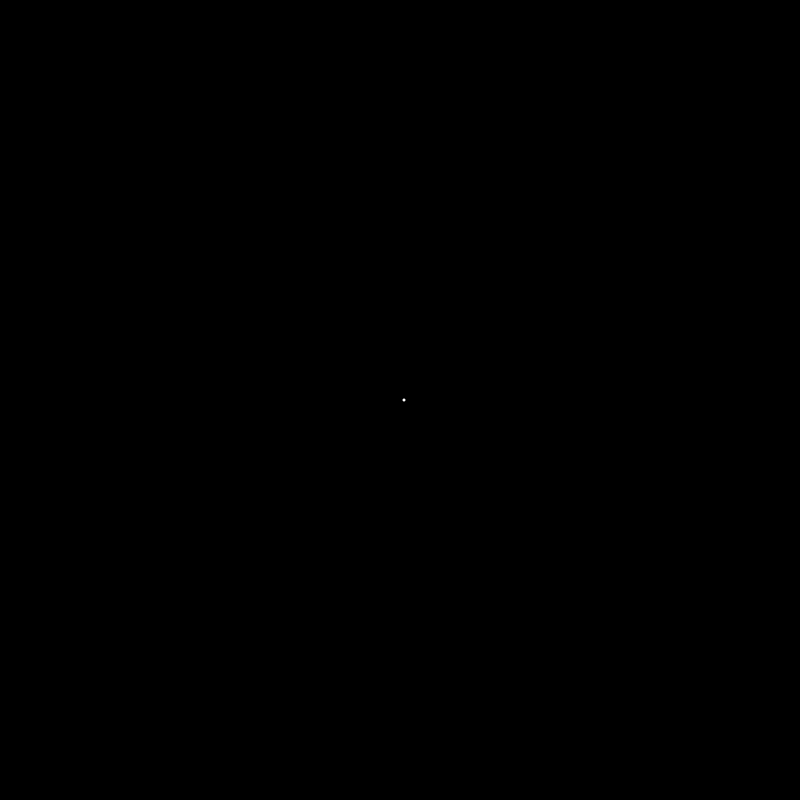
Frame 1 (no input)
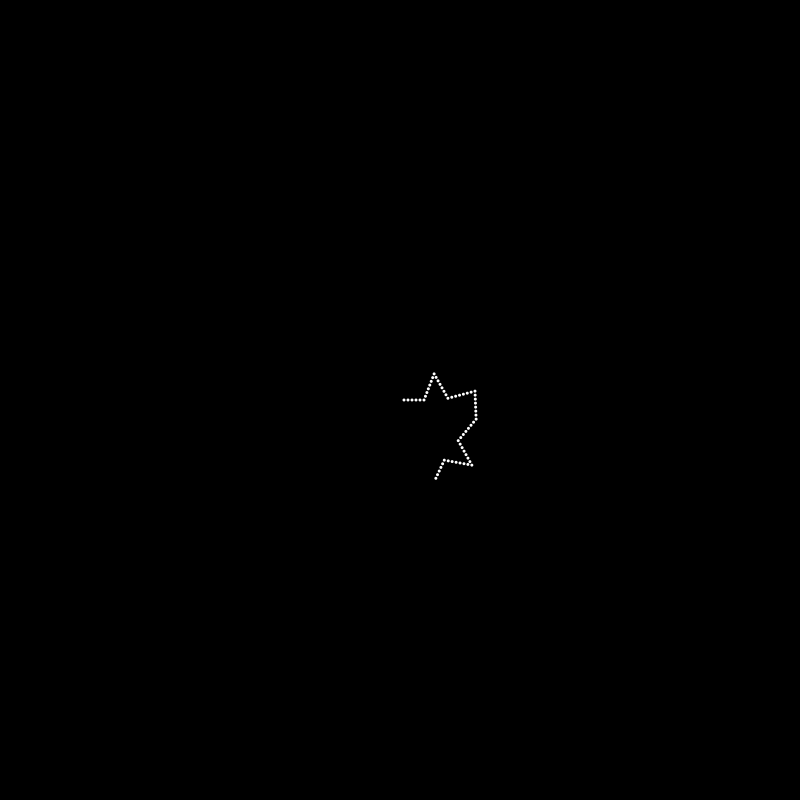
Frame 60 (the mouse pressed at the canvas centre just before this capture)
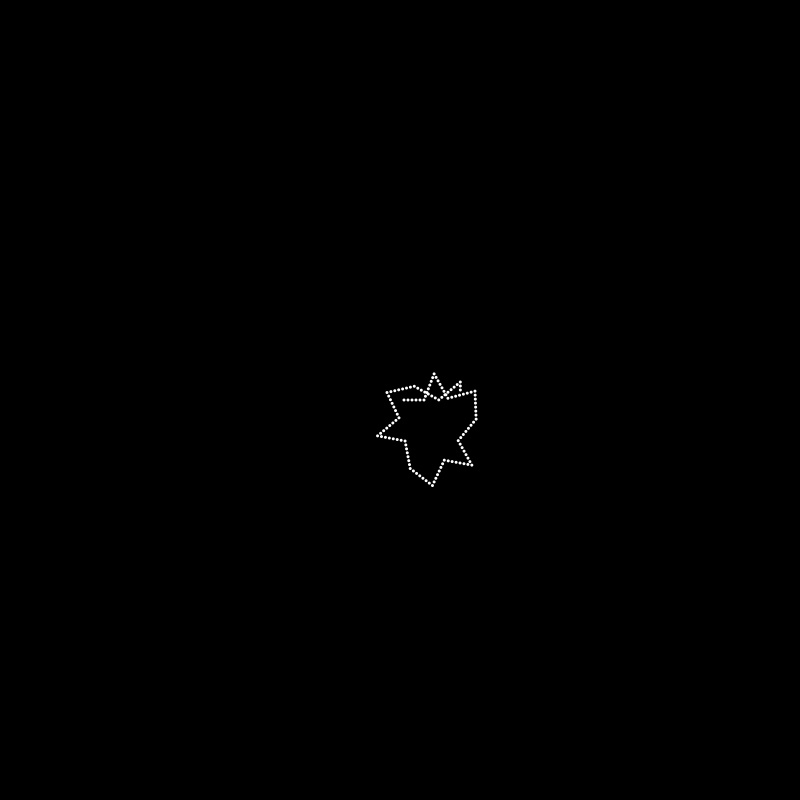
Frame 120 (the mouse held since frame 60 and released just before this capture)

The Processing sketch that drew these frames (run headless with seeded random() and noise(); from frame 60 on, the mouse is pressed at the canvas centre):

// Processing sketch: sketch_171201a
// ── sketch_171201a.pde
float a[];
float[] amt = new float[50];;
void setup()
{
  size(800,800);
  background(0);
  a = new float[]{width/2,height/2};
  for(int i = 0; i < amt.length; i++)
  {
    amt[i] = 2.5*random(-1,1);
  }
}

float nSin(float t)
{
  return (1+sin(t))/2;
}
float curRadian = 0;
void draw()
{
//  background(0);
//  fill(0,0,0,10);
//  rect(0,0,width,height);
  noStroke();
  fill(255);
  
  float tm = millis()/1000.f;
  
//  curRadian += .05*nSin(tm) + .03 * cos(2+tm*.8);
//  curRadian += ((frameCount)%100 == 0) ? 1 : 0;
//  curRadian += ((frameCount)%37 == 0) ? -.8 : 0;
//  
//  curRadian += ((frameCount)% 121 == 0) ? HALF_PI : 0;
//curRadian = modX(curRadian);

  
  curRadian = modZ(curRadian, amt,5,35);
//  curRadian = modZ(curRadian, amt,20);
  float motion[] ={cos(curRadian), sin(curRadian)};
  float spd = 4;
  motion[0]*=spd; motion[1]*=spd;
  
  a[0] += motion[0];  a[1] += motion[1];
  a[0] = (width *2+a[0]) % width;
  a[1] = (height*2+a[1]) % height;
  ellipse(a[0],a[1],3,3);  
}

float modX(float current)
{
  current += ((frameCount)%50 == 3) ? 1 : 0;
  current += ((frameCount)%50 == 16) ? 1 : 0;  
  current += ((frameCount)%50 == 36) ? -1 : 0;
  current += ((frameCount)%50 == 41) ? -1 : 0;
  return current;
}

float modY(float current)
{
  current += ((frameCount)%25 == 2) ? 1 : 0;
  current += ((frameCount)%25 == 9) ? 2 : 0;
  current += ((frameCount)%25 == 15) ? .1 : 0;  
  current += ((frameCount)%25 == 17) ? -2 : 0;
  current += ((frameCount)%25 == 23) ? -1.1 : 0;
  return current;
}

float modZ(float current, float amt[], int divs, int cycleDur)
{
  //int cycleDur = 20;
  //int divs = (cycleDur*2)/10;
  int divSpacing = cycleDur/divs;
  float cur = 0;
  int mod = (frameCount)%cycleDur;
  
  for(int i = 0; i < divs; i++)
  {
    cur += amt[i];
    current += (mod == divSpacing*i) ? amt[i] : 0;
  }
  return current;
}
